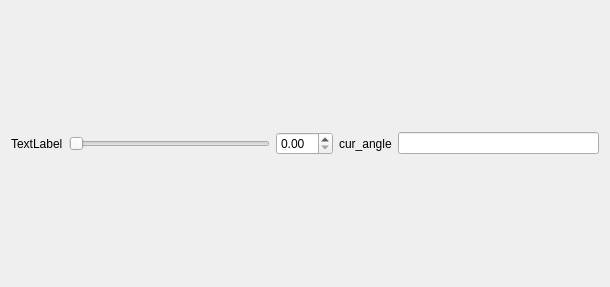
<?xml version="1.0" encoding="UTF-8"?>
<ui version="4.0">
 <class>joint</class>
 <widget class="QWidget" name="joint">
  <property name="geometry">
   <rect>
    <x>0</x>
    <y>0</y>
    <width>610</width>
    <height>287</height>
   </rect>
  </property>
  <property name="windowTitle">
   <string>Form</string>
  </property>
  <layout class="QHBoxLayout" name="horizontalLayout">
   <item>
    <widget class="QLabel" name="joint_name_label">
     <property name="text">
      <string>TextLabel</string>
     </property>
    </widget>
   </item>
   <item>
    <widget class="QSlider" name="joint_angle_slider">
     <property name="orientation">
      <enum>Qt::Horizontal</enum>
     </property>
    </widget>
   </item>
   <item>
    <widget class="QDoubleSpinBox" name="command_angle_spin_box"/>
   </item>
   <item>
    <widget class="QLabel" name="label">
     <property name="text">
      <string>cur_angle</string>
     </property>
    </widget>
   </item>
   <item>
    <widget class="QLineEdit" name="curr_angle_line_edit">
     <property name="readOnly">
      <bool>true</bool>
     </property>
    </widget>
   </item>
  </layout>
 </widget>
 <resources/>
 <connections/>
</ui>
